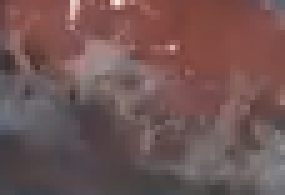
#> input picture data1.png, 57 x 39 px (shown 5 times larger)
$ python -i split_and_merge.py   (imports and definitions only)
#> lines starting #> are read from the running program, lines starting #| are printed output that depends on the picture; after the words box and inside, x2 and y2 are one past the last pixel; in counts of white or black regions, pixels touching at a corner belong together
#> further down, picture is the input picture: shape (39, 57, 3); mean B, G, R 84.9, 85.6, 112.7
import sys
import numpy as np
import cv2

# [1 line not run here, left out]


def split_and_merge(frame):
    (B, G, R) = cv2.split(frame)
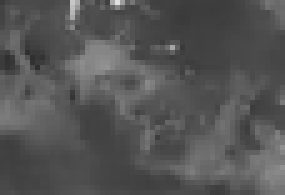
#> B: shape (39, 57) (shown 5 times larger); min 47, max 225, mean 84.9
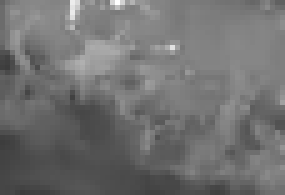
#> R: shape (39, 57) (shown 5 times larger); min 60, max 255, mean 112.7

    B[B > 120] = 0
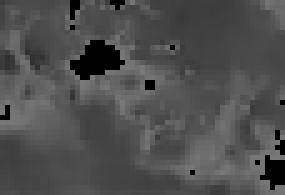
#> B: shape (39, 57) (shown 5 times larger); 4.68% of pixels changed, all inside (x1, y1, x2, y2) = (0, 0, 57, 38)
    R[R > 0] = 0
#> R: shape (39, 57); every value is 0
    G[G > 0] = 0

    #B[B > 90] = 0
    #R[R < 90] = 0
    #G[G > 90] = 0
    merged = cv2.merge([B, G, R])
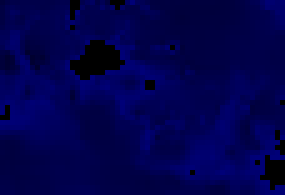
#> merged: shape (39, 57, 3) (shown 5 times larger); mean B, G, R 78.5, 0, 0
    gray = cv2.cvtColor(merged, cv2.COLOR_BGR2GRAY)
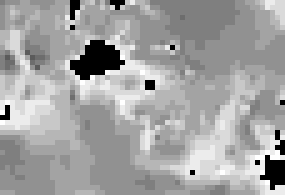
#> gray: shape (39, 57) (shown 5 times larger); min 0, max 14, mean 8.98; drawn with min black and max white

    kernel = cv2.getStructuringElement(cv2.MORPH_ELLIPSE, (3, 3))  # Elemento estructural
    gray = cv2.erode(gray, kernel, iterations=1)
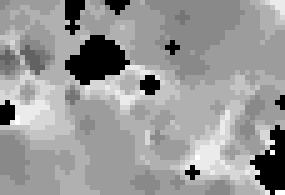
#> gray: shape (39, 57) (shown 5 times larger); min 0, max 13, mean 7.81; drawn with min black and max white
    gray = cv2.dilate(gray, kernel, iterations=1)
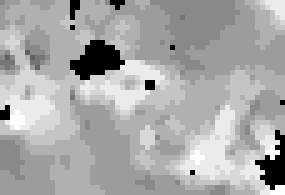
#> gray: shape (39, 57) (shown 5 times larger); min 0, max 13, mean 8.66; drawn with min black and max white


    return gray

>>> import cv2
>>> picture = cv2.imread('data1.png')
>>> result = split_and_merge(picture)
